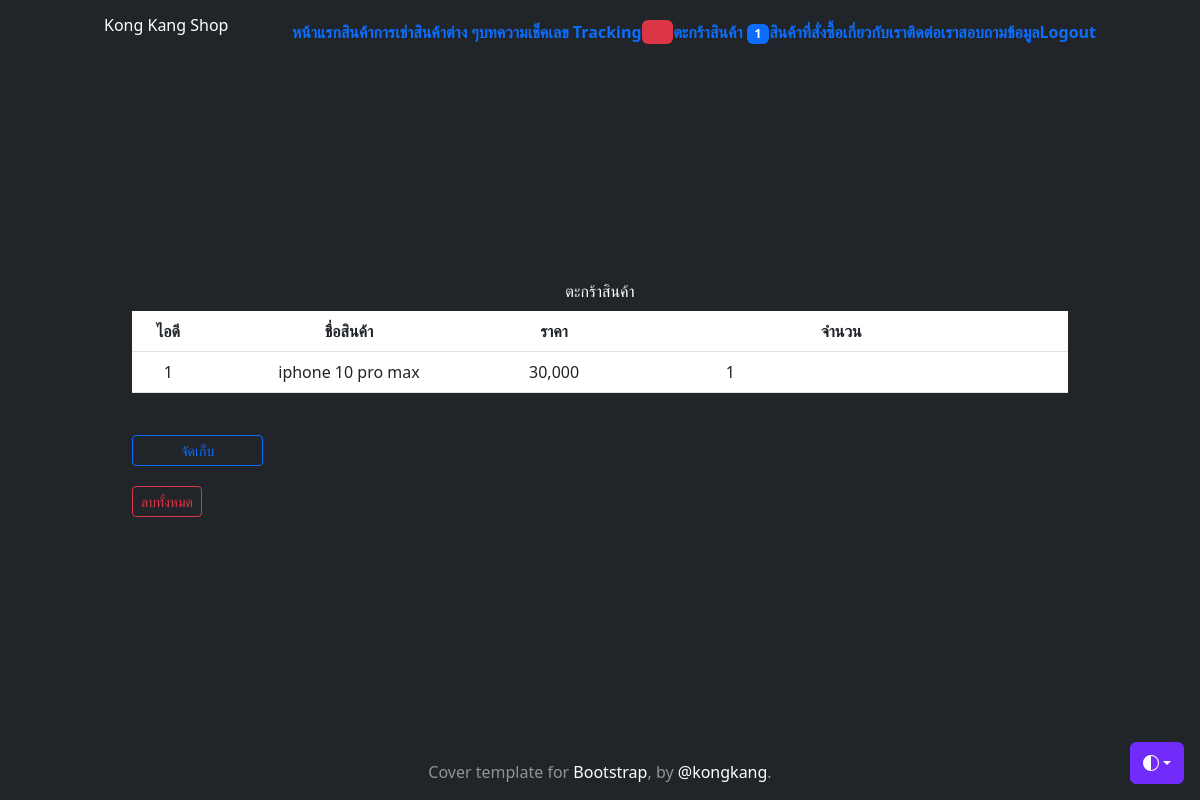
The app's page /edit-cart (signed in) with its own data.
### myapp/models.py (models this page shows, shortened)
class Profile(models.Model):
    user = models.OneToOneField(User, on_delete=models.CASCADE)
    photo = models.ImageField(upload_to='profile_photo', null=True, blank=True)
    usertype = models.CharField(max_length=100, default='member')
    favor = models.CharField(max_length=100, null=True, blank=True)
    fb_account = models.CharField(max_length=100, default='No Facebook')
    address = models.TextField(null=True, blank=True)
    telephone_number = models.CharField(max_length=8, null=True, blank=True)
    cart_quantity = models.IntegerField(default=0, null=True, blank=True)

class Cart(models.Model):
    user = models.ForeignKey(User, on_delete=models.CASCADE)
    product_id = models.CharField(max_length=100, null=True, blank=True)
    product_name = models.CharField(max_length=100, null=True, blank=True)
    price = models.IntegerField(null=True, blank=True)
    quantity = models.IntegerField(null=True, blank=True)
    stamp = models.DateTimeField(auto_now_add=True, null=True, blank=True)
    total = models.IntegerField(null=True, blank=True)

### myapp/views.py (the view, shortened to what this page needs)
# urls.py: path("edit-cart", MyCartEdit, name="my-cart-edit"),
def MyCartEdit(req):
    username = req.user.username
    user = User.objects.get(username=username)
    context = {}
    mycart = Cart.objects.filter(user=user)
    context["mycart"] = mycart
    return render(req, "myapp/my-cart-edit.html", context)

### myapp/templates/myapp/my-cart-edit.html (shortened to what this page needs)
{% extends 'myapp/base.html' %}
{% load static %}
{% load humanize %}
{% block content %}
    <br />
    <div class="container">
        <div class="text-color">
        <h3>ตะกร้าสินค้า</h3>
        </div>
        <div style="padding: 5px"></div>
        <form method="POST" id="formsave">
        <table class="table">
            <tr>
            <th>ไอดี</th>
            <th>ชื่อสินค้า</th>
            <th>ราคา</th>
            <th>จำนวน</th>
            </tr>
            {% for mc in mycart %}
                <tr>
                <td>{{ mc.product_id }}</td>
                <td>{{ mc.product_name }}</td>
                <td>{{ mc.price | intcomma}}</td>
                <td>
                    <input
                    type="text"
                    name="pd_{{ mc.product_id }}"
                    value="{{ mc.quantity }}"
                    />
                </td>
                </tr>
            {% endfor %}
        </table>
        <div style="padding: 5px"></div>
        </form>
        <div class="row text-left">
        <div style="padding: 8px"></div>
        <form>
        <button type="submit" form="formsave" class="btn btn-outline-primary btn-sm" style="width: 14%;">
            จัดเก็บ
        </button>
        </form>
        <div style="padding: 10px"></div>
        <form
            id="formclear"
            method="POST"
            onsubmit="return confirm('กดยืนยันเพื่อลบสินค้าทั้งหมด หรือ ไม่?')"
        >
            <button type="submit" form="formclear" class="btn btn-outline-danger btn-sm">
            ลบทั้งหมด
            </button>
        </form>
        </div>
        <div style="padding: 20px"></div>
    </div>
{% endblock content %}

### myapp/templates/myapp/base.html (shortened to what this page needs)
<!doctype html>
<html lang="en" class="h-100" data-bs-theme="auto">
  <head><script src="https://getbootstrap.com/docs/5.3/assets/js/color-modes.js"></script>
    <link rel="stylesheet" href="https://cdn.jsdelivr.net/npm/@docsearch/css@3">
<link href="https://getbootstrap.com/docs/5.3/dist/css/bootstrap.min.css" rel="stylesheet">
<link
href="https://cdn.jsdelivr.net/npm/tailwindcss@2.2.19/dist/tailwind.min.css" rel="stylesheet">
    <link href="https://getbootstrap.com/docs/5.3/examples/cover/cover.css" rel="stylesheet">
  </head>
  <body class="d-flex h-100 text-center text-bg-dark">
    <div class="dropdown position-fixed bottom-0 end-0 mb-3 me-3 bd-mode-toggle">
      <button class="btn btn-bd-primary py-2 dropdown-toggle d-flex align-items-center"
              id="bd-theme"
              type="button"
              aria-expanded="false"
              data-bs-toggle="dropdown"
              aria-label="Toggle theme (auto)">
        <svg class="bi my-1 theme-icon-active" width="1em" height="1em"><use href="#circle-half"></use></svg>
      </button>
    </div>
<div class="container d-flex w-100 h-100 p-3 mx-auto flex-column">
  <header class="mb-auto">
    <div>
     <h3 class="float-lg-start mb-0">Kong Kang Shop</h3>
      <nav class="nav nav-masthead justify-content-center float-lg-end">
        {% block menubar %}
            <a class="nav-link fw-bold py-1 px-0" aria-current="page" href="{% url 'shop' %}">หน้าแรก</a>
            <a class="nav-link fw-bold py-1 px-0" href="{% url 'all-product' %}">สินค้า</a>
            {% if user.is_authenticated and user.profile.usertype == 'member' %}
            <a class="nav-link fw-bold py-1 px-0" href="{% url 'all-machine-page' %}">การเช่าสินค้าต่าง ๆ</a>
            {% endif %}
            <a class="nav-link fw-bold py-1 px-0" href="{% url 'post' %}">บทความ</a>
            <a class="nav-link fw-bold py-1 px-0" href="{% url 'tracking' %}">เช็คเลข Tracking</a>
            {% if user.is_authenticated and user.profile.usertype == 'member' %}
              <a class="nav-link fw-bold py-1 px-0" href="{% url 'wishlist-page' %}"><span class="badge bg-danger"><svg xmlns="http://www.w3.org/2000/svg" width="16" height="16" fill="currentColor" class="bi bi-heart" viewBox="0 0 16 16"></svg>
              </svg></span>
              </a>
              <a class="nav-link fw-bold py-1 px-0" href="{% url 'my-cart' %}">ตะกร้าสินค้า <span class="badge bg-primary"><font color="white">{{user.profile.cart_quantity}}</font></span></a>
              <a class="nav-link fw-bold py-1 px-0" href="{% url 'cart-order-product' %}">สินค้าที่สั่งซื้อ</a>
            {% endif %}
            <a class="nav-link fw-bold py-1 px-0" href="{% url 'about-us' %}">เกี่ยวกับเรา</a>
            <a class="nav-link fw-bold py-1 px-0" href="{% url 'contact' %}">ติดต่อเรา</a>
            <a class="nav-link fw-bold py-1 px-0" href="{% url 'ask' %}">สอบถามข้อมูล</a>
            {% if not user.is_authenticated %}
              <a class="nav-link fw-bold py-1 px-0" href="{% url 'login' %}">Login</a>
            {% else %}
              <a class="nav-link fw-bold py-1 px-0" href="{% url 'logout' %}">Logout</a>
            {% endif %}
        {% endblock menubar %}
      </nav>
    </div>
  </header>
  <main class="px-3">
        {% block content %}
        {% endblock content %}
  </main>
  <footer class="mt-auto text-white-50">
    <p>Cover template for <a href="https://getbootstrap.com/" class="text-white">Bootstrap</a>, by <a href="https://twitter.com/mdo" class="text-white">@kongkang</a>.</p>
  </footer>
</div>
    </body>
</html>

### myapp/templates/myapp/base.html (style rules this page uses)
.bi { vertical-align: -.125em; fill: currentColor; }
.btn-bd-primary { --bd-violet-bg: #712cf9; --bd-violet-rgb: 112.520718, 44.062154, 249.437846; --bs-btn-font-weight: 600; --bs-btn-color: var(--bs-white); --bs-btn-bg: var(--bd-violet-bg); --bs-btn-border-color: var(--bd-violet-bg); --bs-btn-hover-color: var(--bs-white); --bs-btn-hover-bg: #6528e0; --bs-btn-hover-border-color: #6528e0; --bs-btn-focus-shadow-rgb: var(--bd-violet-rgb); --bs-btn-active-color: var(--bs-btn-hover-color); --bs-btn-active-bg: #5a23c8; --bs-btn-active-border-color: #5a23c8; }
.bd-mode-toggle { z-index: 1500; }

### records on screen
Cart: product_id "1", product_name "iphone 10 pro max", price "30,000"

### other values on screen
{{ user.profile.cart_quantity }} "1"
